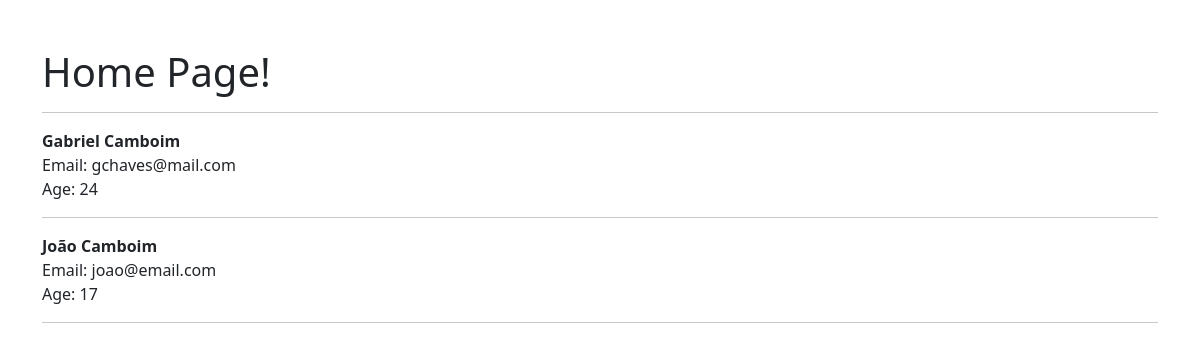
The app's page /, older data.
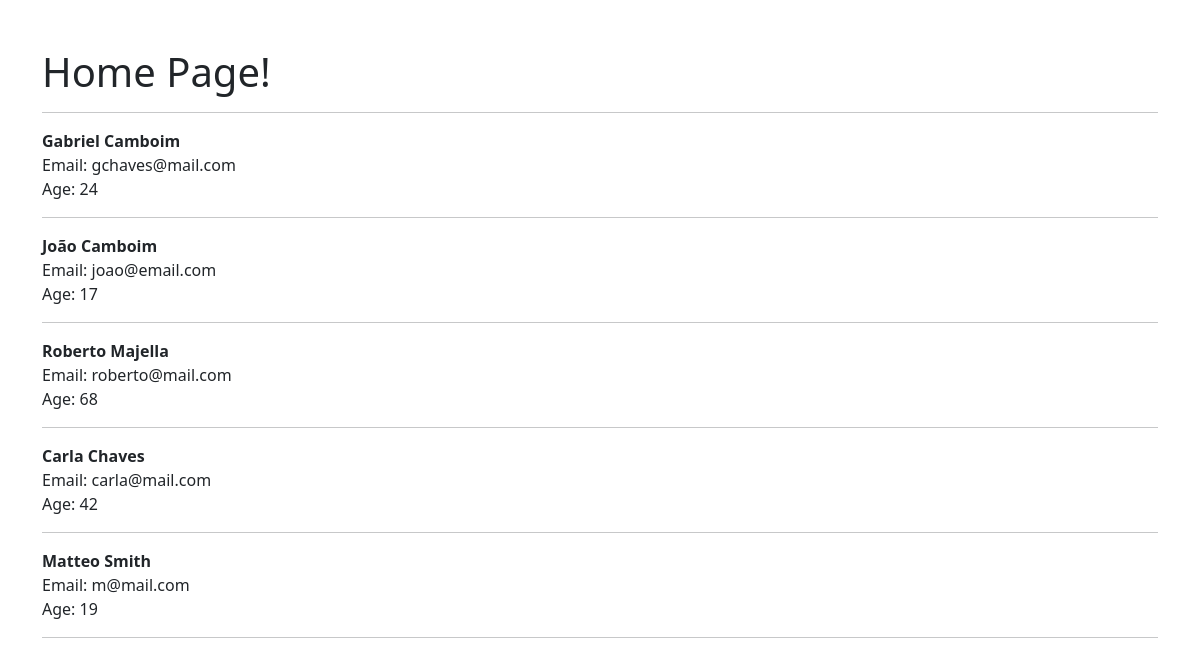
The same page, newer data.
### website/models.py (models this page shows, shortened)
class Member(models.Model):
    fname = models.CharField(max_length=50)
    lname = models.CharField(max_length=100)
    email = models.EmailField(max_length=200)
    passwd = models.CharField(max_length=50)
    age = models.IntegerField()

### website/views.py (the view)
# urls.py: 2. Add a URL to urlpatterns:  path('', views.home, name='home')
def home(request):
    all_members = Member.objects.all
    context = {'all' : all_members}
    return render(request, 'home.html', context)

### website/templates/home.html
{% extends 'base.html' %}
{% block content %}
    <h1>Home Page!</h1>
    <hr>
    {% for object in all %}
        <strong>{{ object.fname }} {{ object.lname }}</strong><br/>
        Email: {{ object.email }}<br/>
        Age: {{ object.age }}<br/>
    <hr>
{% endfor %}
{% endblock %}

Row changes from the older to the newer data that the page shows:
added Member: fname "Roberto", lname "Majella", email "roberto@mail.com", age "68"
added Member: fname "Carla", lname "Chaves", email "carla@mail.com", age "42"
added Member: fname "Matteo", lname "Smith", email "m@mail.com", age "19"
